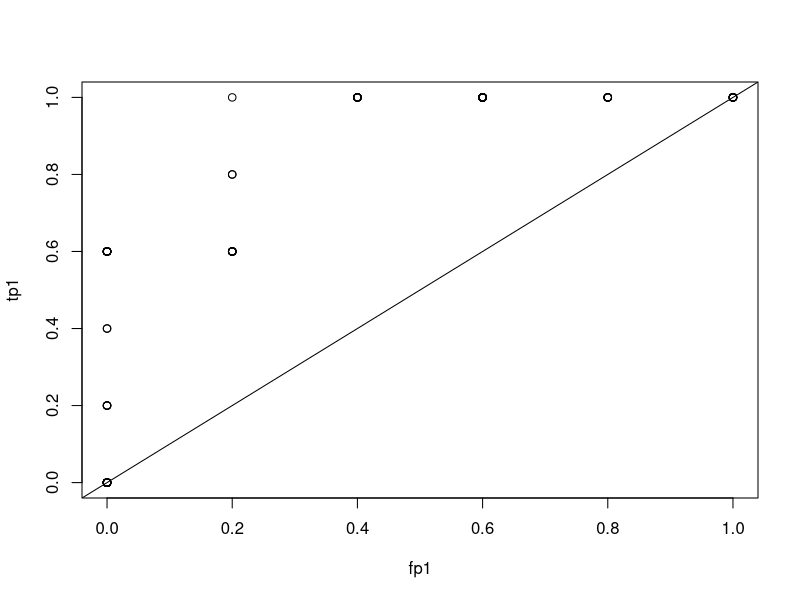
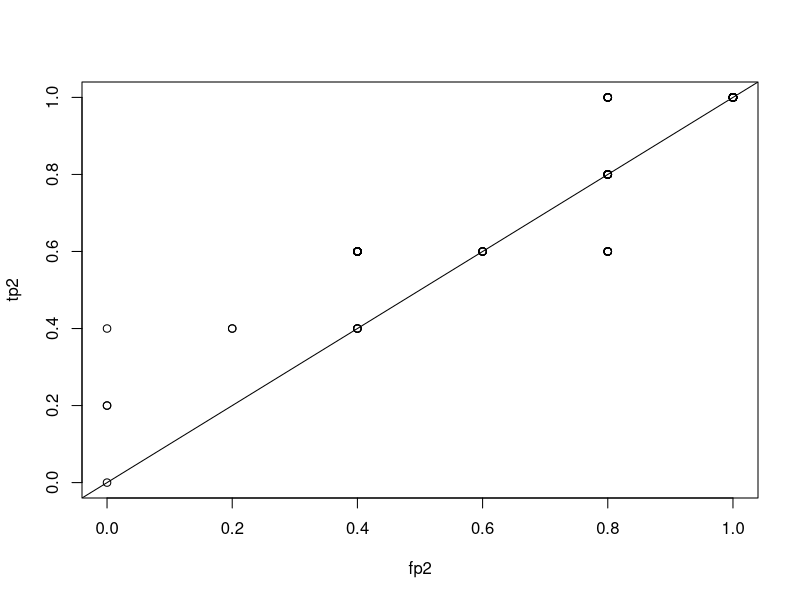

Reproduce these figures in R, in order.
# TODO: Add comment
# 
# Author: Mike Bowles PatriciaHoffman
###############################################################################


y <- c(1,1,-1,-1,1,1,-1,-1,1,-1)
m1 <- c(0.73,0.69,0.44,0.55,0.67,0.47,0.08,0.15,0.45,0.35)
m2 <- c(0.61,0.03,0.68,0.31,0.45,0.09,0.38,0.05,0.01,0.04)
tp1 <- c(rep(0.0,100))
fp1 <- c(rep(0.0,100))
tp2 <- c(rep(0.0,100))
fp2 <- c(rep(0.0,100))

p <- sum(y == 1)
n <- sum(y == -1)
yp <- y==1
yn <- y==-1

for(i in 1:100){
	thresh <- 1 - i*0.01
	y1 <- m1>=thresh
	y2 <- m2<=thresh
	tp1[i] <- sum(y1 & yp)/sum(yp)
	fp1[i] <- sum(y1 & yn)/sum(yn)
	tp2[i] <- sum(y2 & yp)/sum(yp)
	fp2[i] <- sum(y2 & yn)/sum(yn)
	
}

plot(fp1,tp1)
abline(0,1)


plot(fp2,tp2)
abline(0,1)



